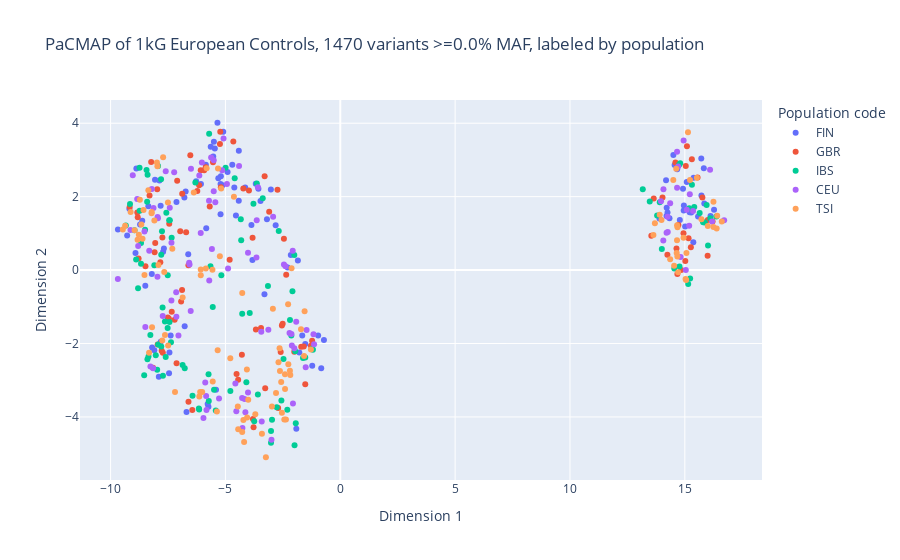

Notebook code for this chart:
### Code cell
fig = px.scatter(europeanControlEmbedding, 
                 x='Dimension 1', 
                 y='Dimension 2', 
                 color='Population code',
                 title=f"PaCMAP of 1kG European Controls, {len(caseGenotypesBySample.columns)} variants >={variantThreshold} MAF, labeled by population")

fig.show()
